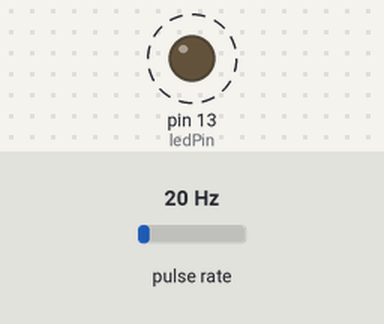
Bench run of a sketch on a simulated Arduino Uno, built with avr-gcc and run on an emulated ATmega328P. Parts: output pins drawn as LEDs (lit = HIGH). Wiring (inferred from the names in the program): pulse sensor: data pin 8. Dashed ring = blinking. Inputs (shaded band) come from the test bench; at power-on: pulse rate 20 Hz. What the sketch prints to the serial monitor is not drawn.

Above: at 0.5 s.
Timing chart, 0 to 4.6 s (numbered marks = the images above):
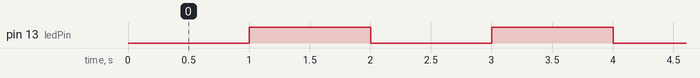

The sketch:

reading_rpm_and_pwm.ino
```cpp
const int inputCapturePin = 8; // input pin fixed to internal Timer
const int ledPin = 13;
const int prescale = 8; // prescale factor (each tick 0.5 us @16MHz)
const byte prescaleBits = B010; // see Table 18-1 or data sheet
// calculate time per counter tick in ns
const long precision = (1000000/(F_CPU/1000)) * prescale ;
const int numberOfEntries = 5; // the max number of pulses to measure
const int gateSamplePeriod = 1000; // the sample period in milliseconds
volatile byte index = 0; // index to the stored readings
volatile byte gate = 0; // 0 disables capture, 1 enables
volatile unsigned int results[numberOfEntries]; // note this is 16 bit value


/* ICR interrupt vector */
ISR(TIMER1_CAPT_vect)
{
	TCNT1 = 0; // reset the counter
	if(gate)
	{
		if( index != 0 || bitRead(TCCR1B ,ICES1) == true) // wait for rising edge
		{ // falling edge was detected
			if(index < numberOfEntries)
			{
				results[index] = ICR1; // save the input capture value
				index++;
			}
		}
	}
	//TCCR1B ^= _BV(ICES1); // toggle bit to trigger on the other edge (It will count pulse amplitude if enabled, otherwise it counts period)
}

void setup() {
	Serial.begin(9600);
	pinMode(ledPin, OUTPUT);
	pinMode(inputCapturePin, INPUT); // ICP pin (digital pin 8 on Arduino) as input
	TCCR1A = 0 ; // Normal counting mode
	TCCR1B = prescaleBits ; // set prescale bits
	TCCR1B |= _BV(ICES1); // enable input capture
	bitSet(TIMSK1,ICIE1); // enable input capture interrupt for timer 1
	Serial.println("pulses are sampled while LED is lit");
	Serial.print( precision); // report duration of each tick in microseconds
	Serial.println(" microseconds per tick");
}

// this loop prints the number of pulses in the last second, showing min
// and max pulse widths
void loop()
{
	digitalWrite(ledPin, LOW);
	delay(gateSamplePeriod);
	digitalWrite(ledPin, HIGH);
	gate = 1; // enable sampling
	delay(gateSamplePeriod);
	gate = 0; // disable sampling
	if(index > 0)
	{
		Serial.println("Durations in Microseconds are:") ;
		for( byte i=0; i < numberOfEntries; i++)
		{
			long duration;
			duration = results[i] * precision; // pulse duration in nanoseconds
			if(duration >0)
			Serial.println(duration / 1000); // duration in microseconds
		}
		index = 0;
	}
}
```

Measured:
- by itself, pin 13 (ledPin): alternates HIGH for 1.0 s and LOW for 1.0 s
